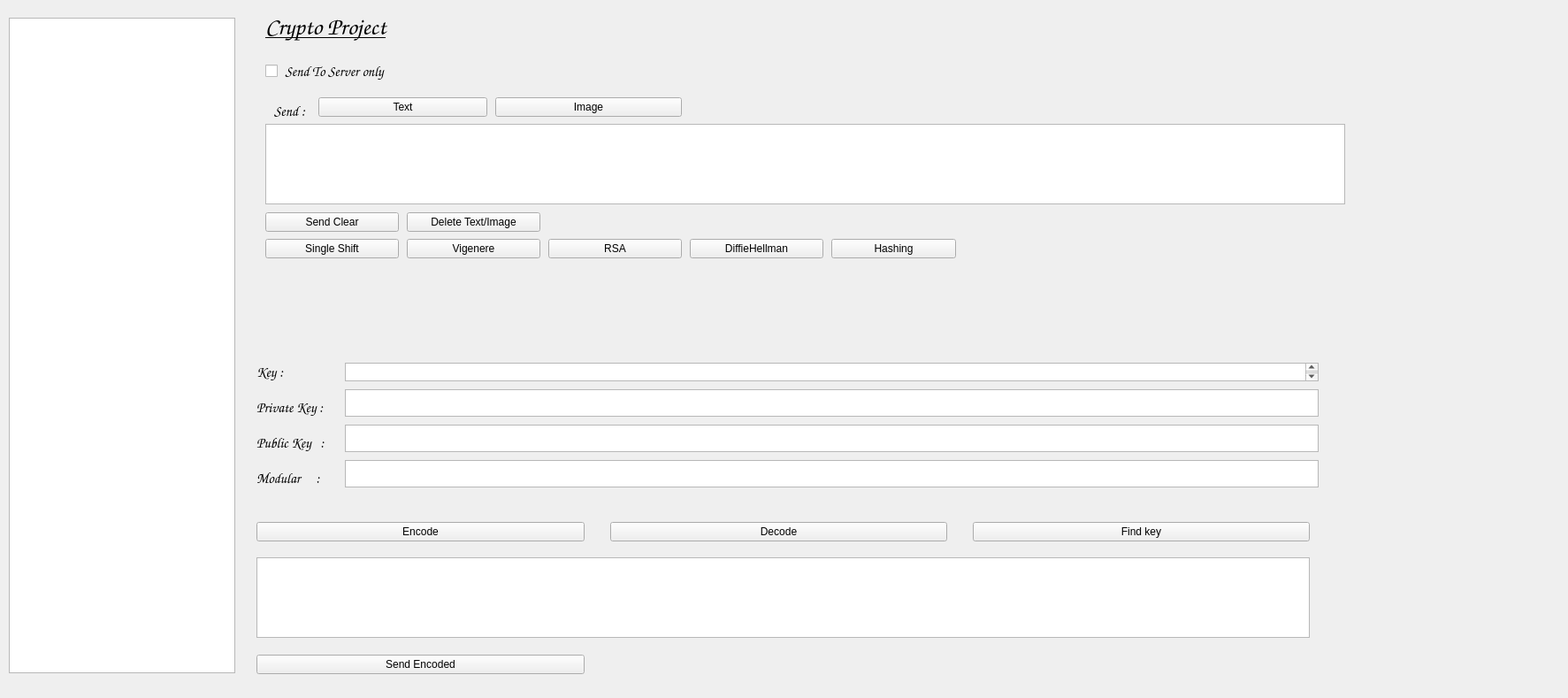
<?xml version="1.0" encoding="UTF-8"?>
<ui version="4.0">
 <class>Crypt</class>
 <widget class="QDialog" name="Crypt">
  <property name="geometry">
   <rect>
    <x>0</x>
    <y>0</y>
    <width>1773</width>
    <height>789</height>
   </rect>
  </property>
  <property name="minimumSize">
   <size>
    <width>400</width>
    <height>600</height>
   </size>
  </property>
  <property name="windowTitle">
   <string>Dialog</string>
  </property>
  <widget class="QToolButton" name="SendClearB">
   <property name="geometry">
    <rect>
     <x>300</x>
     <y>240</y>
     <width>151</width>
     <height>22</height>
    </rect>
   </property>
   <property name="autoFillBackground">
    <bool>false</bool>
   </property>
   <property name="text">
    <string>Send Clear</string>
   </property>
   <property name="icon">
    <iconset theme="accessories-calculator"/>
   </property>
   <property name="checkable">
    <bool>false</bool>
   </property>
   <property name="checked">
    <bool>false</bool>
   </property>
  </widget>
  <widget class="QToolButton" name="DelTextImageB">
   <property name="geometry">
    <rect>
     <x>460</x>
     <y>240</y>
     <width>151</width>
     <height>22</height>
    </rect>
   </property>
   <property name="autoFillBackground">
    <bool>false</bool>
   </property>
   <property name="text">
    <string>Delete Text/Image</string>
   </property>
   <property name="icon">
    <iconset theme="accessories-calculator"/>
   </property>
   <property name="checkable">
    <bool>false</bool>
   </property>
   <property name="checked">
    <bool>false</bool>
   </property>
  </widget>
  <widget class="QTextBrowser" name="keyEdit">
   <property name="geometry">
    <rect>
     <x>390</x>
     <y>410</y>
     <width>1101</width>
     <height>21</height>
    </rect>
   </property>
   <property name="readOnly">
    <bool>false</bool>
   </property>
   <property name="html">
    <string>&lt;!DOCTYPE HTML PUBLIC &quot;-//W3C//DTD HTML 4.0//EN&quot; &quot;http://www.w3.org/TR/REC-html40/strict.dtd&quot;&gt;
&lt;html&gt;&lt;head&gt;&lt;meta name=&quot;qrichtext&quot; content=&quot;1&quot; /&gt;&lt;meta charset=&quot;utf-8&quot; /&gt;&lt;style type=&quot;text/css&quot;&gt;
p, li { white-space: pre-wrap; }
hr { height: 1px; border-width: 0; }
li.unchecked::marker { content: &quot;\2610&quot;; }
li.checked::marker { content: &quot;\2612&quot;; }
&lt;/style&gt;&lt;/head&gt;&lt;body style=&quot; font-family:'Segoe UI'; font-size:9pt; font-weight:400; font-style:normal;&quot;&gt;
&lt;p style=&quot;-qt-paragraph-type:empty; margin-top:0px; margin-bottom:0px; margin-left:0px; margin-right:0px; -qt-block-indent:0; text-indent:0px;&quot;&gt;&lt;br /&gt;&lt;/p&gt;&lt;/body&gt;&lt;/html&gt;</string>
   </property>
  </widget>
  <widget class="QLabel" name="label_key">
   <property name="geometry">
    <rect>
     <x>290</x>
     <y>410</y>
     <width>41</width>
     <height>20</height>
    </rect>
   </property>
   <property name="font">
    <font>
     <family>Comic Sans MS</family>
     <pointsize>12</pointsize>
     <bold>false</bold>
    </font>
   </property>
   <property name="text">
    <string>Key :</string>
   </property>
  </widget>
  <widget class="QTextBrowser" name="textEdit">
   <property name="geometry">
    <rect>
     <x>300</x>
     <y>140</y>
     <width>1221</width>
     <height>91</height>
    </rect>
   </property>
   <property name="readOnly">
    <bool>false</bool>
   </property>
   <property name="html">
    <string>&lt;!DOCTYPE HTML PUBLIC &quot;-//W3C//DTD HTML 4.0//EN&quot; &quot;http://www.w3.org/TR/REC-html40/strict.dtd&quot;&gt;
&lt;html&gt;&lt;head&gt;&lt;meta name=&quot;qrichtext&quot; content=&quot;1&quot; /&gt;&lt;meta charset=&quot;utf-8&quot; /&gt;&lt;style type=&quot;text/css&quot;&gt;
p, li { white-space: pre-wrap; }
hr { height: 1px; border-width: 0; }
li.unchecked::marker { content: &quot;\2610&quot;; }
li.checked::marker { content: &quot;\2612&quot;; }
&lt;/style&gt;&lt;/head&gt;&lt;body style=&quot; font-family:'Segoe UI'; font-size:9pt; font-weight:400; font-style:normal;&quot;&gt;
&lt;p style=&quot;-qt-paragraph-type:empty; margin-top:0px; margin-bottom:0px; margin-left:0px; margin-right:0px; -qt-block-indent:0; text-indent:0px;&quot;&gt;&lt;br /&gt;&lt;/p&gt;&lt;/body&gt;&lt;/html&gt;</string>
   </property>
  </widget>
  <widget class="QTextBrowser" name="encodedText">
   <property name="geometry">
    <rect>
     <x>290</x>
     <y>630</y>
     <width>1191</width>
     <height>91</height>
    </rect>
   </property>
   <property name="readOnly">
    <bool>false</bool>
   </property>
   <property name="html">
    <string>&lt;!DOCTYPE HTML PUBLIC &quot;-//W3C//DTD HTML 4.0//EN&quot; &quot;http://www.w3.org/TR/REC-html40/strict.dtd&quot;&gt;
&lt;html&gt;&lt;head&gt;&lt;meta name=&quot;qrichtext&quot; content=&quot;1&quot; /&gt;&lt;meta charset=&quot;utf-8&quot; /&gt;&lt;style type=&quot;text/css&quot;&gt;
p, li { white-space: pre-wrap; }
hr { height: 1px; border-width: 0; }
li.unchecked::marker { content: &quot;\2610&quot;; }
li.checked::marker { content: &quot;\2612&quot;; }
&lt;/style&gt;&lt;/head&gt;&lt;body style=&quot; font-family:'Segoe UI'; font-size:9pt; font-weight:400; font-style:normal;&quot;&gt;
&lt;p style=&quot;-qt-paragraph-type:empty; margin-top:0px; margin-bottom:0px; margin-left:0px; margin-right:0px; -qt-block-indent:0; text-indent:0px;&quot;&gt;&lt;br /&gt;&lt;/p&gt;&lt;/body&gt;&lt;/html&gt;</string>
   </property>
  </widget>
  <widget class="QToolButton" name="FindKeyB">
   <property name="geometry">
    <rect>
     <x>1100</x>
     <y>590</y>
     <width>381</width>
     <height>22</height>
    </rect>
   </property>
   <property name="autoFillBackground">
    <bool>false</bool>
   </property>
   <property name="text">
    <string>Find key</string>
   </property>
   <property name="icon">
    <iconset theme="accessories-calculator"/>
   </property>
   <property name="checkable">
    <bool>false</bool>
   </property>
   <property name="checked">
    <bool>false</bool>
   </property>
  </widget>
  <widget class="QToolButton" name="DecodeB">
   <property name="geometry">
    <rect>
     <x>690</x>
     <y>590</y>
     <width>381</width>
     <height>22</height>
    </rect>
   </property>
   <property name="autoFillBackground">
    <bool>false</bool>
   </property>
   <property name="text">
    <string>Decode</string>
   </property>
   <property name="icon">
    <iconset theme="accessories-calculator"/>
   </property>
   <property name="checkable">
    <bool>false</bool>
   </property>
   <property name="checked">
    <bool>false</bool>
   </property>
  </widget>
  <widget class="QToolButton" name="EncodeB">
   <property name="geometry">
    <rect>
     <x>290</x>
     <y>590</y>
     <width>371</width>
     <height>22</height>
    </rect>
   </property>
   <property name="autoFillBackground">
    <bool>false</bool>
   </property>
   <property name="text">
    <string>Encode</string>
   </property>
   <property name="icon">
    <iconset theme="accessories-calculator"/>
   </property>
   <property name="checkable">
    <bool>false</bool>
   </property>
   <property name="checked">
    <bool>false</bool>
   </property>
  </widget>
  <widget class="QCheckBox" name="checkBox">
   <property name="geometry">
    <rect>
     <x>300</x>
     <y>70</y>
     <width>261</width>
     <height>20</height>
    </rect>
   </property>
   <property name="font">
    <font>
     <family>Comic Sans MS</family>
     <pointsize>12</pointsize>
     <bold>true</bold>
    </font>
   </property>
   <property name="text">
    <string> Send To Server only</string>
   </property>
  </widget>
  <widget class="QLabel" name="label_title">
   <property name="geometry">
    <rect>
     <x>300</x>
     <y>10</y>
     <width>551</width>
     <height>41</height>
    </rect>
   </property>
   <property name="font">
    <font>
     <family>Comic Sans MS</family>
     <pointsize>20</pointsize>
     <bold>true</bold>
     <underline>true</underline>
     <kerning>true</kerning>
    </font>
   </property>
   <property name="text">
    <string>Crypto Project</string>
   </property>
  </widget>
  <widget class="QToolButton" name="EncodeB_2">
   <property name="geometry">
    <rect>
     <x>290</x>
     <y>740</y>
     <width>371</width>
     <height>22</height>
    </rect>
   </property>
   <property name="autoFillBackground">
    <bool>false</bool>
   </property>
   <property name="text">
    <string>Send Encoded</string>
   </property>
   <property name="icon">
    <iconset theme="accessories-calculator"/>
   </property>
   <property name="checkable">
    <bool>false</bool>
   </property>
   <property name="checked">
    <bool>false</bool>
   </property>
  </widget>
  <widget class="QLabel" name="label_encode_2">
   <property name="geometry">
    <rect>
     <x>310</x>
     <y>110</y>
     <width>51</width>
     <height>31</height>
    </rect>
   </property>
   <property name="font">
    <font>
     <family>Comic Sans MS</family>
     <pointsize>12</pointsize>
     <bold>false</bold>
    </font>
   </property>
   <property name="text">
    <string>Send :</string>
   </property>
  </widget>
  <widget class="QLabel" name="label_key_2">
   <property name="geometry">
    <rect>
     <x>290</x>
     <y>450</y>
     <width>161</width>
     <height>20</height>
    </rect>
   </property>
   <property name="font">
    <font>
     <family>Comic Sans MS</family>
     <pointsize>12</pointsize>
     <bold>false</bold>
    </font>
   </property>
   <property name="text">
    <string>Private Key :</string>
   </property>
  </widget>
  <widget class="QTextBrowser" name="keyEdit_2">
   <property name="geometry">
    <rect>
     <x>390</x>
     <y>440</y>
     <width>1101</width>
     <height>31</height>
    </rect>
   </property>
   <property name="readOnly">
    <bool>false</bool>
   </property>
   <property name="html">
    <string>&lt;!DOCTYPE HTML PUBLIC &quot;-//W3C//DTD HTML 4.0//EN&quot; &quot;http://www.w3.org/TR/REC-html40/strict.dtd&quot;&gt;
&lt;html&gt;&lt;head&gt;&lt;meta name=&quot;qrichtext&quot; content=&quot;1&quot; /&gt;&lt;meta charset=&quot;utf-8&quot; /&gt;&lt;style type=&quot;text/css&quot;&gt;
p, li { white-space: pre-wrap; }
hr { height: 1px; border-width: 0; }
li.unchecked::marker { content: &quot;\2610&quot;; }
li.checked::marker { content: &quot;\2612&quot;; }
&lt;/style&gt;&lt;/head&gt;&lt;body style=&quot; font-family:'Segoe UI'; font-size:9pt; font-weight:400; font-style:normal;&quot;&gt;
&lt;p style=&quot;-qt-paragraph-type:empty; margin-top:0px; margin-bottom:0px; margin-left:0px; margin-right:0px; -qt-block-indent:0; text-indent:0px;&quot;&gt;&lt;br /&gt;&lt;/p&gt;&lt;/body&gt;&lt;/html&gt;</string>
   </property>
  </widget>
  <widget class="QLabel" name="label_key_3">
   <property name="geometry">
    <rect>
     <x>290</x>
     <y>490</y>
     <width>111</width>
     <height>20</height>
    </rect>
   </property>
   <property name="font">
    <font>
     <family>Comic Sans MS</family>
     <pointsize>12</pointsize>
     <bold>false</bold>
    </font>
   </property>
   <property name="text">
    <string>Public Key   :</string>
   </property>
  </widget>
  <widget class="QTextBrowser" name="keyEdit_3">
   <property name="geometry">
    <rect>
     <x>390</x>
     <y>480</y>
     <width>1101</width>
     <height>31</height>
    </rect>
   </property>
   <property name="readOnly">
    <bool>false</bool>
   </property>
   <property name="html">
    <string>&lt;!DOCTYPE HTML PUBLIC &quot;-//W3C//DTD HTML 4.0//EN&quot; &quot;http://www.w3.org/TR/REC-html40/strict.dtd&quot;&gt;
&lt;html&gt;&lt;head&gt;&lt;meta name=&quot;qrichtext&quot; content=&quot;1&quot; /&gt;&lt;meta charset=&quot;utf-8&quot; /&gt;&lt;style type=&quot;text/css&quot;&gt;
p, li { white-space: pre-wrap; }
hr { height: 1px; border-width: 0; }
li.unchecked::marker { content: &quot;\2610&quot;; }
li.checked::marker { content: &quot;\2612&quot;; }
&lt;/style&gt;&lt;/head&gt;&lt;body style=&quot; font-family:'Segoe UI'; font-size:9pt; font-weight:400; font-style:normal;&quot;&gt;
&lt;p style=&quot;-qt-paragraph-type:empty; margin-top:0px; margin-bottom:0px; margin-left:0px; margin-right:0px; -qt-block-indent:0; text-indent:0px;&quot;&gt;&lt;br /&gt;&lt;/p&gt;&lt;/body&gt;&lt;/html&gt;</string>
   </property>
  </widget>
  <widget class="QLabel" name="label_key_4">
   <property name="geometry">
    <rect>
     <x>290</x>
     <y>530</y>
     <width>91</width>
     <height>20</height>
    </rect>
   </property>
   <property name="font">
    <font>
     <family>Comic Sans MS</family>
     <pointsize>12</pointsize>
     <bold>false</bold>
    </font>
   </property>
   <property name="text">
    <string>Modular     :</string>
   </property>
  </widget>
  <widget class="QTextBrowser" name="keyEdit_4">
   <property name="geometry">
    <rect>
     <x>390</x>
     <y>520</y>
     <width>1101</width>
     <height>31</height>
    </rect>
   </property>
   <property name="readOnly">
    <bool>false</bool>
   </property>
   <property name="html">
    <string>&lt;!DOCTYPE HTML PUBLIC &quot;-//W3C//DTD HTML 4.0//EN&quot; &quot;http://www.w3.org/TR/REC-html40/strict.dtd&quot;&gt;
&lt;html&gt;&lt;head&gt;&lt;meta name=&quot;qrichtext&quot; content=&quot;1&quot; /&gt;&lt;meta charset=&quot;utf-8&quot; /&gt;&lt;style type=&quot;text/css&quot;&gt;
p, li { white-space: pre-wrap; }
hr { height: 1px; border-width: 0; }
li.unchecked::marker { content: &quot;\2610&quot;; }
li.checked::marker { content: &quot;\2612&quot;; }
&lt;/style&gt;&lt;/head&gt;&lt;body style=&quot; font-family:'Segoe UI'; font-size:9pt; font-weight:400; font-style:normal;&quot;&gt;
&lt;p style=&quot;-qt-paragraph-type:empty; margin-top:0px; margin-bottom:0px; margin-left:0px; margin-right:0px; -qt-block-indent:0; text-indent:0px;&quot;&gt;&lt;br /&gt;&lt;/p&gt;&lt;/body&gt;&lt;/html&gt;</string>
   </property>
  </widget>
  <widget class="QToolButton" name="SendClearB_2">
   <property name="geometry">
    <rect>
     <x>300</x>
     <y>270</y>
     <width>151</width>
     <height>22</height>
    </rect>
   </property>
   <property name="autoFillBackground">
    <bool>false</bool>
   </property>
   <property name="text">
    <string>Single Shift</string>
   </property>
   <property name="icon">
    <iconset theme="accessories-calculator"/>
   </property>
   <property name="checkable">
    <bool>false</bool>
   </property>
   <property name="checked">
    <bool>false</bool>
   </property>
  </widget>
  <widget class="QToolButton" name="SendClearB_3">
   <property name="geometry">
    <rect>
     <x>460</x>
     <y>270</y>
     <width>151</width>
     <height>22</height>
    </rect>
   </property>
   <property name="autoFillBackground">
    <bool>false</bool>
   </property>
   <property name="text">
    <string>Vigenere</string>
   </property>
   <property name="icon">
    <iconset theme="accessories-calculator"/>
   </property>
   <property name="checkable">
    <bool>false</bool>
   </property>
   <property name="checked">
    <bool>false</bool>
   </property>
  </widget>
  <widget class="QToolButton" name="SendClearB_4">
   <property name="geometry">
    <rect>
     <x>620</x>
     <y>270</y>
     <width>151</width>
     <height>22</height>
    </rect>
   </property>
   <property name="autoFillBackground">
    <bool>false</bool>
   </property>
   <property name="text">
    <string>RSA</string>
   </property>
   <property name="icon">
    <iconset theme="accessories-calculator"/>
   </property>
   <property name="checkable">
    <bool>false</bool>
   </property>
   <property name="checked">
    <bool>false</bool>
   </property>
  </widget>
  <widget class="QToolButton" name="SendClearB_5">
   <property name="geometry">
    <rect>
     <x>780</x>
     <y>270</y>
     <width>151</width>
     <height>22</height>
    </rect>
   </property>
   <property name="autoFillBackground">
    <bool>false</bool>
   </property>
   <property name="text">
    <string>DiffieHellman</string>
   </property>
   <property name="icon">
    <iconset theme="accessories-calculator"/>
   </property>
   <property name="checkable">
    <bool>false</bool>
   </property>
   <property name="checked">
    <bool>false</bool>
   </property>
  </widget>
  <widget class="QToolButton" name="SendClearB_6">
   <property name="geometry">
    <rect>
     <x>940</x>
     <y>270</y>
     <width>141</width>
     <height>22</height>
    </rect>
   </property>
   <property name="autoFillBackground">
    <bool>false</bool>
   </property>
   <property name="text">
    <string>Hashing</string>
   </property>
   <property name="icon">
    <iconset theme="accessories-calculator"/>
   </property>
   <property name="checkable">
    <bool>false</bool>
   </property>
   <property name="checked">
    <bool>false</bool>
   </property>
  </widget>
  <widget class="QToolButton" name="SendClearB_7">
   <property name="geometry">
    <rect>
     <x>360</x>
     <y>110</y>
     <width>191</width>
     <height>22</height>
    </rect>
   </property>
   <property name="autoFillBackground">
    <bool>false</bool>
   </property>
   <property name="text">
    <string>Text</string>
   </property>
   <property name="icon">
    <iconset theme="accessories-calculator"/>
   </property>
   <property name="checkable">
    <bool>false</bool>
   </property>
   <property name="checked">
    <bool>false</bool>
   </property>
  </widget>
  <widget class="QToolButton" name="SendClearB_8">
   <property name="geometry">
    <rect>
     <x>560</x>
     <y>110</y>
     <width>211</width>
     <height>22</height>
    </rect>
   </property>
   <property name="autoFillBackground">
    <bool>false</bool>
   </property>
   <property name="text">
    <string>Image</string>
   </property>
   <property name="icon">
    <iconset theme="accessories-calculator"/>
   </property>
   <property name="checkable">
    <bool>false</bool>
   </property>
   <property name="checked">
    <bool>false</bool>
   </property>
  </widget>
  <widget class="QTextBrowser" name="textEdit_2">
   <property name="geometry">
    <rect>
     <x>10</x>
     <y>20</y>
     <width>256</width>
     <height>741</height>
    </rect>
   </property>
   <property name="readOnly">
    <bool>false</bool>
   </property>
   <property name="html">
    <string>&lt;!DOCTYPE HTML PUBLIC &quot;-//W3C//DTD HTML 4.0//EN&quot; &quot;http://www.w3.org/TR/REC-html40/strict.dtd&quot;&gt;
&lt;html&gt;&lt;head&gt;&lt;meta name=&quot;qrichtext&quot; content=&quot;1&quot; /&gt;&lt;meta charset=&quot;utf-8&quot; /&gt;&lt;style type=&quot;text/css&quot;&gt;
p, li { white-space: pre-wrap; }
hr { height: 1px; border-width: 0; }
li.unchecked::marker { content: &quot;\2610&quot;; }
li.checked::marker { content: &quot;\2612&quot;; }
&lt;/style&gt;&lt;/head&gt;&lt;body style=&quot; font-family:'Segoe UI'; font-size:9pt; font-weight:400; font-style:normal;&quot;&gt;
&lt;p style=&quot;-qt-paragraph-type:empty; margin-top:0px; margin-bottom:0px; margin-left:0px; margin-right:0px; -qt-block-indent:0; text-indent:0px;&quot;&gt;&lt;br /&gt;&lt;/p&gt;&lt;/body&gt;&lt;/html&gt;</string>
   </property>
  </widget>
 </widget>
 <resources/>
 <connections/>
</ui>
